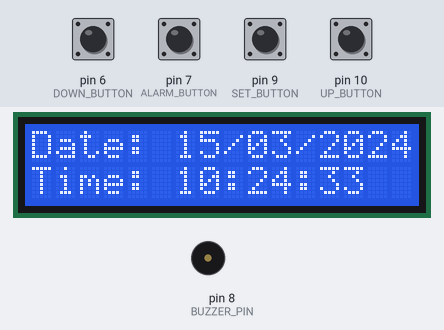
This program was run on a simulated Arduino Uno, built with avr-gcc and run on an emulated ATmega328P. On the bench: 16×2 character LCD, buzzer (waves = sounding). The inputs (shaded band) are chosen by the test bench; at power-on: pin 6 (DOWN_BUTTON), pin 7 (ALARM_BUTTON), pin 9 (SET_BUTTON), pin 10 (UP_BUTTON) HIGH. The local clock reads 2024-03-15 10:24:30 at power-on unless the program sets it; what the program prints to the serial monitor is not drawn.

Above: at 4.0 s.
4.1 s: pin 7 (ALARM_BUTTON) pulled LOW for 0.15 s
At 5.9 s:
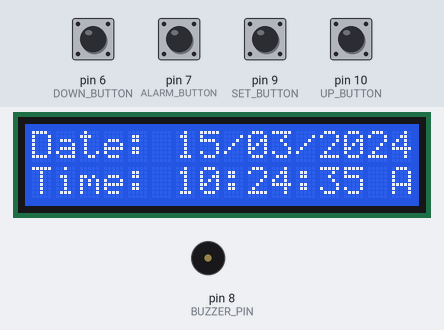
7.2 s: pin 9 (SET_BUTTON) pulled LOW for 0.15 s
At 8.6 s:
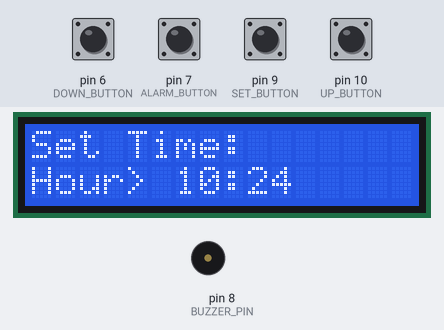
9.0 s: pin 9 (SET_BUTTON) pulled LOW for 1 s
At 10.3 s:
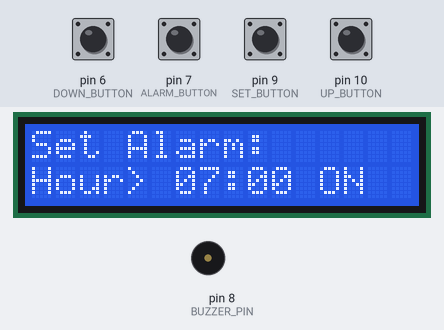
11.5 s: pin 7 (ALARM_BUTTON) pulled LOW for 1 s
At 12.4 s:
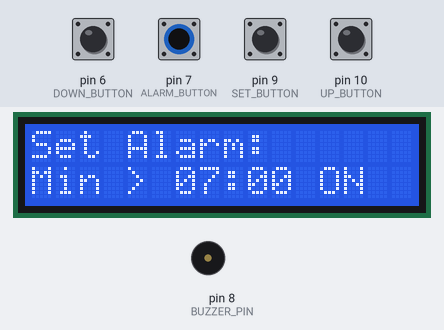
14.0 s: pin 6 (DOWN_BUTTON) pulled LOW for 0.15 s
At 15.4 s:
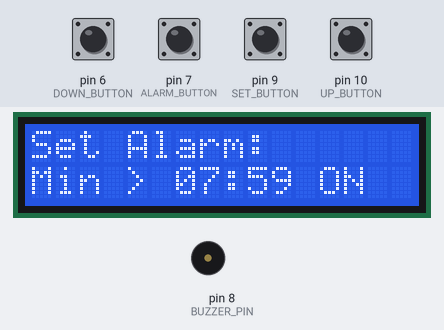
15.7 s: pin 6 (DOWN_BUTTON) pulled LOW for 1 s
Timing chart, 0 to 18.7 s (numbered marks = the images above; inputs shaded):
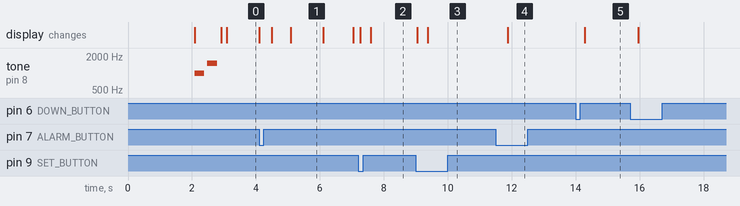

Measured:
- after the input at 4.1 s, the display: first differs from a run without the input after 0.39 s (image 1 shows a later state)
- after the input at 7.2 s, the display: first changes after 0.07 s (image 2 shows a later state)
- after the input at 9.0 s, the display: first changes at once (image 3 shows a later state)
- after the input at 11.5 s, the display: changes after 0.38 s (image 4)
- after the input at 14.0 s, the display: changes after 0.28 s (image 5)
- what the display in image 1 shows lasts 1.0 s, from 5.1 s to 6.1 s

The program:

main.cpp
```cpp
#include <Wire.h>
#include <RTClib.h>
#include <LiquidCrystal_I2C.h>

LiquidCrystal_I2C lcd(0x27, 16, 2);
RTC_DS1307 rtc;

#define BUZZER_PIN 8
#define SET_BUTTON 9
#define UP_BUTTON 10
#define DOWN_BUTTON 6
#define ALARM_BUTTON 7

int setMode = 0;
int settingIndex = 0;
int alarmHour = 7;
int alarmMinute = 0;
bool alarmEnabled = false;
bool alarmTriggered = false;

int setHour = 0;
int setMinute = 0;

bool setPressed = false;
bool upPressed = false;
bool downPressed = false;
bool alarmPressed = false;

void displayTime(DateTime now)
{
    lcd.setCursor(0, 0);
    lcd.print("Date: ");
    if (now.day() < 10)
        lcd.print("0");
    lcd.print(now.day());
    lcd.print("/");
    if (now.month() < 10)
        lcd.print("0");
    lcd.print(now.month());
    lcd.print("/");
    lcd.print(now.year());
    lcd.print("  ");

    lcd.setCursor(0, 1);
    lcd.print("Time: ");
    if (now.hour() < 10)
        lcd.print("0");
    lcd.print(now.hour());
    lcd.print(":");
    if (now.minute() < 10)
        lcd.print("0");
    lcd.print(now.minute());
    lcd.print(":");
    if (now.second() < 10)
        lcd.print("0");
    lcd.print(now.second());

    lcd.print(" ");
    if (alarmEnabled)
    {
        lcd.print("A");
    }
    else
    {
        lcd.print(" ");
    }
}

void displaySetTime()
{
    lcd.setCursor(0, 0);
    lcd.print("Set Time:       ");
    lcd.setCursor(0, 1);

    if (settingIndex == 0)
    {
        lcd.print("Hour> ");
    }
    else
    {
        lcd.print("Min > ");
    }

    if (setHour < 10)
        lcd.print("0");
    lcd.print(setHour);
    lcd.print(":");
    if (setMinute < 10)
        lcd.print("0");
    lcd.print(setMinute);
    lcd.print("    ");
}

void displaySetAlarm()
{
    lcd.setCursor(0, 0);
    lcd.print("Set Alarm:      ");
    lcd.setCursor(0, 1);

    if (settingIndex == 0)
    {
        lcd.print("Hour> ");
    }
    else
    {
        lcd.print("Min > ");
    }

    if (alarmHour < 10)
        lcd.print("0");
    lcd.print(alarmHour);
    lcd.print(":");
    if (alarmMinute < 10)
        lcd.print("0");
    lcd.print(alarmMinute);

    lcd.print(" ");
    if (alarmEnabled)
    {
        lcd.print("ON ");
    }
    else
    {
        lcd.print("OFF");
    }
}

void handleButtons(DateTime now)
{
    bool setNow = (digitalRead(SET_BUTTON) == LOW);
    bool upNow = (digitalRead(UP_BUTTON) == LOW);
    bool downNow = (digitalRead(DOWN_BUTTON) == LOW);
    bool alarmNow = (digitalRead(ALARM_BUTTON) == LOW);

    if (setNow && !setPressed)
    {
        setPressed = true;

        if (setMode == 0)
        {
            setMode = 1;
            settingIndex = 0;
            setHour = now.hour();
            setMinute = now.minute();
            Serial.println("Mode: Set Time");
        }
        else if (setMode == 1)
        {
            rtc.adjust(DateTime(now.year(), now.month(), now.day(), setHour, setMinute, 0));
            setMode = 2;
            settingIndex = 0;
            Serial.println("Mode: Set Alarm");
        }
        else if (setMode == 2)
        {
            setMode = 0;
            settingIndex = 0;
            Serial.println("Mode: Normal");
        }

        lcd.clear();
        delay(300);
    }
    if (!setNow)
        setPressed = false;

    if (upNow && !upPressed)
    {
        upPressed = true;

        if (setMode == 1)
        {
            if (settingIndex == 0)
            {
                setHour++;
                if (setHour > 23)
                    setHour = 0;
            }
            else
            {
                setMinute++;
                if (setMinute > 59)
                    setMinute = 0;
            }
        }
        else if (setMode == 2)
        {
            if (settingIndex == 0)
            {
                alarmHour++;
                if (alarmHour > 23)
                    alarmHour = 0;
            }
            else
            {
                alarmMinute++;
                if (alarmMinute > 59)
                    alarmMinute = 0;
            }
        }

        delay(200);
    }
    if (!upNow)
        upPressed = false;

    if (downNow && !downPressed)
    {
        downPressed = true;

        if (setMode == 1)
        {
            if (settingIndex == 0)
            {
                setHour--;
                if (setHour < 0)
                    setHour = 23;
            }
            else
            {
                setMinute--;
                if (setMinute < 0)
                    setMinute = 59;
            }
        }
        else if (setMode == 2)
        {
            if (settingIndex == 0)
            {
                alarmHour--;
                if (alarmHour < 0)
                    alarmHour = 23;
            }
            else
            {
                alarmMinute--;
                if (alarmMinute < 0)
                    alarmMinute = 59;
            }
        }

        delay(200);
    }
    if (!downNow)
        downPressed = false;

    if (alarmNow && !alarmPressed)
    {
        alarmPressed = true;

        if (setMode == 0)
        {
            if (alarmTriggered)
            {
                alarmTriggered = false;
                noTone(BUZZER_PIN);
                Serial.println("Alarm stopped");
            }
            else
            {
                alarmEnabled = !alarmEnabled;
                Serial.print("Alarm: ");
                Serial.println(alarmEnabled ? "ON" : "OFF");
            }
        }
        else
        {
            settingIndex = 1 - settingIndex;
        }

        delay(300);
    }
    if (!alarmNow)
        alarmPressed = false;
}

void checkAlarm(DateTime now)
{
    if (alarmEnabled && !alarmTriggered)
    {
        if (now.hour() == alarmHour && now.minute() == alarmMinute && now.second() == 0)
        {
            alarmTriggered = true;
            Serial.println("🔔 ALARM TRIGGERED!");
        }
    }

    if (alarmTriggered)
    {
        // Beeping pattern with tone
        static unsigned long lastBeep = 0;
        static bool beepState = false;

        if (millis() - lastBeep > 500)
        {
            beepState = !beepState;

            if (beepState)
            {
                tone(BUZZER_PIN, 1000); // 1000Hz beep
                Serial.println("BEEP!");
            }
            else
            {
                noTone(BUZZER_PIN);
            }

            lastBeep = millis();
        }
    }
    else
    {
        noTone(BUZZER_PIN);
    }
}

void setup()
{
    Serial.begin(9600);

    lcd.init();
    lcd.backlight();
    lcd.clear();
    lcd.setCursor(0, 0);
    lcd.print("RTC Clock Alarm");
    delay(2000);
    lcd.clear();

    if (!rtc.begin())
    {
        lcd.print("RTC Error!");
        while (1)
            ;
    }

    if (!rtc.isrunning())
    {
        rtc.adjust(DateTime(F(__DATE__), F(__TIME__)));
    }

    pinMode(BUZZER_PIN, OUTPUT);
    pinMode(SET_BUTTON, INPUT_PULLUP);
    pinMode(UP_BUTTON, INPUT_PULLUP);
    pinMode(DOWN_BUTTON, INPUT_PULLUP);
    pinMode(ALARM_BUTTON, INPUT_PULLUP);

    digitalWrite(BUZZER_PIN, LOW);

    Serial.println("System Ready!");

    // TEST BUZZER
    Serial.println("Testing buzzer...");
    tone(BUZZER_PIN, 1000, 300);
    delay(400);
    tone(BUZZER_PIN, 1500, 300);
    delay(400);
    Serial.println("Buzzer test done!");
}

void loop()
{
    DateTime now = rtc.now();
    handleButtons(now);

    if (setMode == 0)
    {
        displayTime(now);
        checkAlarm(now);
    }
    else if (setMode == 1)
    {
        displaySetTime();
    }
    else if (setMode == 2)
    {
        displaySetAlarm();
    }

    delay(50);
}
```
